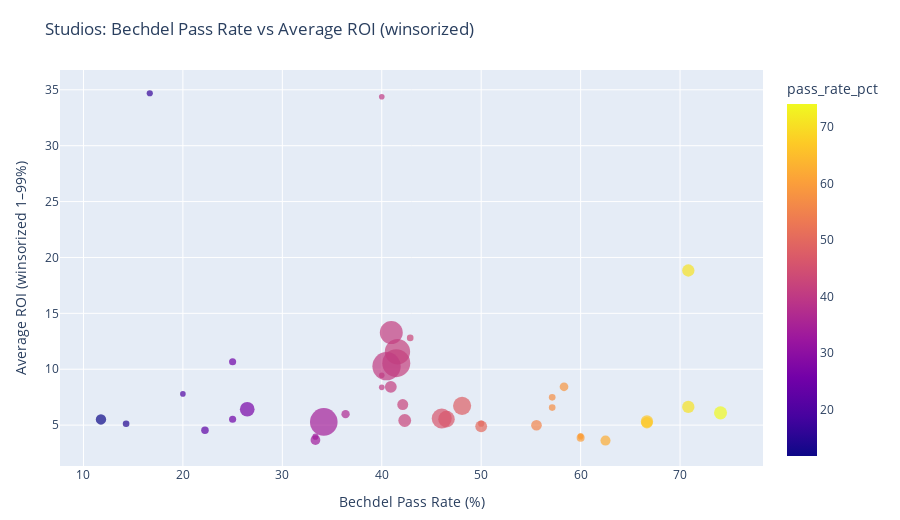

Source (notebook cell):
### Code cell
title_col = "title" if "title" in df.columns else ("original_title" if "original_title" in df.columns else "imdb_title_id")
prod_col  = "production_company" if "production_company" in df.columns else "production_company_norm"

studio_roi = (
    df.dropna(subset=[prod_col])
      .groupby(prod_col)
      .agg(
          film_count=(title_col, "count"),
          pass_rate=("bechdel_pass_bin", "mean"),
          avg_roi=("_roi", "mean")
      )
      .reset_index()
      .rename(columns={prod_col: "production_company"})
)

# percentages
studio_roi["pass_rate_pct"] = (studio_roi["pass_rate"]*100).round(2)

# filter + winsorize ROI to tame extreme values
plot_df = studio_roi.dropna(subset=["avg_roi"]).query("film_count >= 5").copy()
q1, q99 = plot_df["avg_roi"].quantile([0.01, 0.99])
plot_df["avg_roi_ws"] = plot_df["avg_roi"].clip(q1, q99)

# scatter (no text labels; hover only)
fig = px.scatter(
    plot_df,
    x="pass_rate_pct", y="avg_roi_ws",
    size="film_count", color="pass_rate_pct",
    color_continuous_scale="Plasma",
    hover_name="production_company",
    hover_data={"film_count":True, "avg_roi":":.1f", "avg_roi_ws":":.1f", "pass_rate_pct":":.1f"},
    title="Studios: Bechdel Pass Rate vs Average ROI (winsorized)"
)
fig.update_traces(marker=dict(opacity=0.7, line=dict(width=0)))
fig.update_layout(
    xaxis_title="Bechdel Pass Rate (%)",
    yaxis_title="Average ROI (winsorized 1–99%)",
    margin=dict(l=60,r=20,t=70,b=50),
    height=520,
    showlegend=False
)


fig.show()

write_wp_snippet_plain(fig, "wp_snippets/04_scatter_roi_clean.html", "scatter-roi-clean")

### Figure 1 — Plotly figure (JSON) as saved in the notebook; plotly's stock layout.template omitted (floating-point values rounded to 4 significant figures)
{"data": [{"customdata": [[7.0, 12.8], [5.0, 4.04], [7.0, 5.125], [15.0, 3.662], [123.0, 10.54], [24.0, 5.328], [6.0, 5.126], [43.0, 5.535], [17.0, 5.507], [6.0, 3.964], [5.0, 34.38], [19.0, 6.834], [22.0, 4.888], [24.0, 18.83], [5.0, 8.377], [5.0, 3.931], [18.0, 4.986], [6.0, 34.9], [26.0, 5.409], [24.0, 6.626], [63.0, 5.589], [101.0, 11.56], [7.0, 7.483], [8.0, 10.67], [9.0, 4.534], [8.0, 5.527], [16.0, 3.587], [7.0, 6.569], [27.0, 6.096], [5.0, 9.456], [22.0, 8.424], [11.0, 5.982], [34.0, 6.418], [21.0, 5.212], [83.0, 13.28], [5.0, 7.794], [12.0, 8.43], [126.0, 10.28], [10.0, 3.865], [52.0, 6.725], [120.0, 5.286]], "hovertemplate": "<b>%{hovertext}</b><br><br>pass_rate_pct=%{marker.color:.1f}<br>avg_roi_ws=%{y:.1f}<br>film_count=%{customdata[0]}<br>avg_roi=%{customdata[1]:.1f}<extra></extra>", "hovertext": ["Alcon Entertainment", "BBC Films", "CBS Films", "Castle Rock Entertainment", "Columbia Pictures", "Dimension Films", "Dino De Laurentiis Company", "DreamWorks", "DreamWorks Animation", "EuropaCorp", "FilmDistrict", "Focus Features", "Fox 2000 Pictures", "Fox Searchlight Pictures", "Hollywood Pictures", "Lions Gate Films", "Lionsgate", "Lucasfilm", "Metro-Goldwyn-Mayer (MGM)", "Miramax", "New Line Cinema", "Paramount Pictures", "Paramount Vantage", "Pixar Animation Studios", "Regency Enterprises", "Relativity Media", "Revolution Studios", "Rogue Pictures", "Screen Gems", "StudioCanal", "Summit Entertainment", "The Weinstein Company", "Touchstone Pictures", "TriStar Pictures", "Twentieth Century Fox", "Twentieth Century Fox Animation", "United Artists", "Universal Pictures", "Walt Disney Animation Studios", "Walt Disney Pictures", "Warner Bros."], "legendgroup": "", "marker": {"color": [42.86, 60.0, 14.29, 33.33, 41.46, 66.67, 50.0, 46.51, 11.76, 33.33, 40.0, 42.11, 50.0, 70.83, 40.0, 60.0, 55.56, 16.67, 42.31, 70.83, 46.03, 41.58, 57.14, 25.0, 22.22, 25.0, 62.5, 57.14, 74.07, 40.0, 40.91, 36.36, 26.47, 66.67, 40.96, 20.0, 58.33, 40.48, 60.0, 48.08, 34.17], "coloraxis": "coloraxis", "line": {"width": 0}, "opacity": 0.7, "size": [7, 5, 7, 15, 123, 24, 6, 43, 17, 6, 5, 19, 22, 24, 5, 5, 18, 6, 26, 24, 63, 101, 7, 8, 9, 8, 16, 7, 27, 5, 22, 11, 34, 21, 83, 5, 12, 126, 10, 52, 120], "sizemode": "area", "sizeref": 0.315, "symbol": "circle"}, "mode": "markers", "name": "", "orientation": "v", "showlegend": false, "type": "scatter", "x": [42.86, 60.0, 14.29, 33.33, 41.46, 66.67, 50.0, 46.51, 11.76, 33.33, 40.0, 42.11, 50.0, 70.83, 40.0, 60.0, 55.56, 16.67, 42.31, 70.83, 46.03, 41.58, 57.14, 25.0, 22.22, 25.0, 62.5, 57.14, 74.07, 40.0, 40.91, 36.36, 26.47, 66.67, 40.96, 20.0, 58.33, 40.48, 60.0, 48.08, 34.17], "xaxis": "x", "y": [12.8, 4.04, 5.125, 3.662, 10.54, 5.328, 5.126, 5.535, 5.507, 3.964, 34.38, 6.834, 4.888, 18.83, 8.377, 3.931, 4.986, 34.69, 5.409, 6.626, 5.589, 11.56, 7.483, 10.67, 4.534, 5.527, 3.617, 6.569, 6.096, 9.456, 8.424, 5.982, 6.418, 5.212, 13.28, 7.794, 8.43, 10.28, 3.865, 6.725, 5.286], "yaxis": "y"}], "layout": {"coloraxis": {"colorbar": {"title": {"text": "pass_rate_pct"}}, "colorscale": [[0, "#0d0887"], [0.1111, "#46039f"], [0.2222, "#7201a8"], [0.3333, "#9c179e"], [0.4444, "#bd3786"], [0.5556, "#d8576b"], [0.6667, "#ed7953"], [0.7778, "#fb9f3a"], [0.8889, "#fdca26"], [1, "#f0f921"]]}, "height": 520, "legend": {"itemsizing": "constant", "tracegroupgap": 0}, "margin": {"b": 50, "l": 60, "r": 20, "t": 70}, "showlegend": false, "title": {"text": "Studios: Bechdel Pass Rate vs Average ROI (winsorized)"}, "xaxis": {"anchor": "y", "domain": [0, 1], "title": {"text": "Bechdel Pass Rate (%)"}}, "yaxis": {"anchor": "x", "domain": [0, 1], "title": {"text": "Average ROI (winsorized 1–99%)"}}}}
